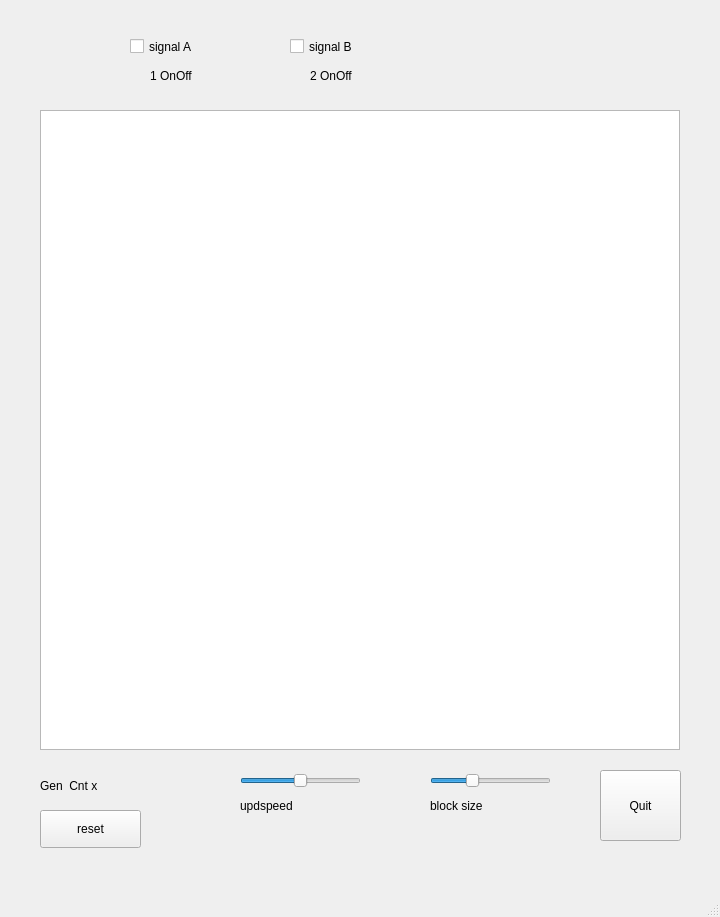
<?xml version="1.0" encoding="UTF-8"?>
<ui version="4.0">
 <class>MainWindow</class>
 <widget class="QMainWindow" name="MainWindow">
  <property name="geometry">
   <rect>
    <x>0</x>
    <y>0</y>
    <width>720</width>
    <height>917</height>
   </rect>
  </property>
  <property name="windowTitle">
   <string>MainWindow</string>
  </property>
  <widget class="QWidget" name="centralwidget">
   <widget class="QGraphicsView" name="graphicsView">
    <property name="geometry">
     <rect>
      <x>40</x>
      <y>110</y>
      <width>640</width>
      <height>640</height>
     </rect>
    </property>
   </widget>
   <widget class="QPushButton" name="pushButton">
    <property name="geometry">
     <rect>
      <x>600</x>
      <y>770</y>
      <width>81</width>
      <height>71</height>
     </rect>
    </property>
    <property name="text">
     <string>Quit</string>
    </property>
   </widget>
   <widget class="QSlider" name="SliderUpdateSpeed">
    <property name="geometry">
     <rect>
      <x>240</x>
      <y>770</y>
      <width>121</width>
      <height>21</height>
     </rect>
    </property>
    <property name="minimum">
     <number>0</number>
    </property>
    <property name="maximum">
     <number>100</number>
    </property>
    <property name="value">
     <number>50</number>
    </property>
    <property name="sliderPosition">
     <number>50</number>
    </property>
    <property name="orientation">
     <enum>Qt::Horizontal</enum>
    </property>
    <property name="invertedAppearance">
     <bool>false</bool>
    </property>
    <property name="invertedControls">
     <bool>false</bool>
    </property>
   </widget>
   <widget class="QLabel" name="labelUpdspeed">
    <property name="geometry">
     <rect>
      <x>240</x>
      <y>790</y>
      <width>121</width>
      <height>31</height>
     </rect>
    </property>
    <property name="text">
     <string>updspeed</string>
    </property>
   </widget>
   <widget class="QLabel" name="labelOut1">
    <property name="geometry">
     <rect>
      <x>150</x>
      <y>60</y>
      <width>71</width>
      <height>31</height>
     </rect>
    </property>
    <property name="text">
     <string>1 OnOff</string>
    </property>
   </widget>
   <widget class="QLabel" name="labelOut2">
    <property name="geometry">
     <rect>
      <x>310</x>
      <y>60</y>
      <width>71</width>
      <height>31</height>
     </rect>
    </property>
    <property name="text">
     <string>2 OnOff</string>
    </property>
   </widget>
   <widget class="QCheckBox" name="checkBox1">
    <property name="geometry">
     <rect>
      <x>130</x>
      <y>30</y>
      <width>101</width>
      <height>33</height>
     </rect>
    </property>
    <property name="styleSheet">
     <string notr="true">font: 75 16pt &quot;PibotoLt&quot;;</string>
    </property>
    <property name="text">
     <string>signal A</string>
    </property>
   </widget>
   <widget class="QCheckBox" name="checkBox2">
    <property name="geometry">
     <rect>
      <x>290</x>
      <y>30</y>
      <width>101</width>
      <height>33</height>
     </rect>
    </property>
    <property name="text">
     <string>signal B</string>
    </property>
   </widget>
   <widget class="QLabel" name="labelGen">
    <property name="geometry">
     <rect>
      <x>40</x>
      <y>770</y>
      <width>111</width>
      <height>31</height>
     </rect>
    </property>
    <property name="text">
     <string>Gen  Cnt x</string>
    </property>
   </widget>
   <widget class="QLabel" name="labelBlocksize">
    <property name="geometry">
     <rect>
      <x>430</x>
      <y>790</y>
      <width>121</width>
      <height>31</height>
     </rect>
    </property>
    <property name="text">
     <string>block size</string>
    </property>
   </widget>
   <widget class="QSlider" name="SliderBlocksize">
    <property name="geometry">
     <rect>
      <x>430</x>
      <y>770</y>
      <width>121</width>
      <height>21</height>
     </rect>
    </property>
    <property name="minimum">
     <number>1</number>
    </property>
    <property name="maximum">
     <number>10</number>
    </property>
    <property name="pageStep">
     <number>2</number>
    </property>
    <property name="value">
     <number>4</number>
    </property>
    <property name="sliderPosition">
     <number>4</number>
    </property>
    <property name="orientation">
     <enum>Qt::Horizontal</enum>
    </property>
    <property name="invertedAppearance">
     <bool>false</bool>
    </property>
    <property name="invertedControls">
     <bool>false</bool>
    </property>
   </widget>
   <widget class="QPushButton" name="btnGenReset">
    <property name="geometry">
     <rect>
      <x>40</x>
      <y>810</y>
      <width>101</width>
      <height>38</height>
     </rect>
    </property>
    <property name="text">
     <string>reset</string>
    </property>
   </widget>
  </widget>
  <widget class="QMenuBar" name="menubar">
   <property name="geometry">
    <rect>
     <x>0</x>
     <y>0</y>
     <width>720</width>
     <height>34</height>
    </rect>
   </property>
  </widget>
  <widget class="QStatusBar" name="statusbar"/>
 </widget>
 <resources/>
 <connections/>
</ui>
